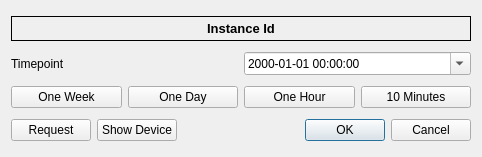
<?xml version="1.0" encoding="UTF-8"?>
<ui version="4.0">
 <class>Dialog</class>
 <widget class="QDialog" name="Dialog">
  <property name="geometry">
   <rect>
    <x>0</x>
    <y>0</y>
    <width>482</width>
    <height>157</height>
   </rect>
  </property>
  <property name="windowTitle">
   <string>Request Configuration - Time</string>
  </property>
  <layout class="QVBoxLayout" name="verticalLayout">
   <item>
    <widget class="QLabel" name="ui_instance_id">
     <property name="minimumSize">
      <size>
       <width>0</width>
       <height>0</height>
      </size>
     </property>
     <property name="maximumSize">
      <size>
       <width>16777215</width>
       <height>25</height>
      </size>
     </property>
     <property name="font">
      <font>
       <pointsize>10</pointsize>
       <weight>75</weight>
       <bold>true</bold>
      </font>
     </property>
     <property name="frameShape">
      <enum>QFrame::Box</enum>
     </property>
     <property name="text">
      <string>Instance Id</string>
     </property>
     <property name="alignment">
      <set>Qt::AlignCenter</set>
     </property>
    </widget>
   </item>
   <item>
    <layout class="QHBoxLayout" name="horizontalLayout_3">
     <item>
      <widget class="QLabel" name="timepoint_label">
       <property name="text">
        <string>Timepoint</string>
       </property>
      </widget>
     </item>
     <item>
      <widget class="QDateTimeEdit" name="ui_timepoint">
       <property name="currentSection">
        <enum>QDateTimeEdit::YearSection</enum>
       </property>
       <property name="displayFormat">
        <string>yyyy-MM-dd hh:mm:ss</string>
       </property>
       <property name="calendarPopup">
        <bool>true</bool>
       </property>
      </widget>
     </item>
    </layout>
   </item>
   <item>
    <layout class="QHBoxLayout" name="horizontalLayout">
     <item>
      <widget class="QPushButton" name="ui_one_week">
       <property name="text">
        <string>One Week</string>
       </property>
      </widget>
     </item>
     <item>
      <widget class="QPushButton" name="ui_one_day">
       <property name="text">
        <string>One Day</string>
       </property>
      </widget>
     </item>
     <item>
      <widget class="QPushButton" name="ui_one_hour">
       <property name="text">
        <string>One Hour</string>
       </property>
      </widget>
     </item>
     <item>
      <widget class="QPushButton" name="ui_ten_minutes">
       <property name="text">
        <string>10 Minutes</string>
       </property>
      </widget>
     </item>
    </layout>
   </item>
   <item>
    <layout class="QHBoxLayout" name="horizontalLayout_2">
     <item>
      <widget class="QPushButton" name="ui_request">
       <property name="text">
        <string>Request</string>
       </property>
      </widget>
     </item>
     <item>
      <widget class="QPushButton" name="ui_show_device">
       <property name="text">
        <string>Show Device</string>
       </property>
      </widget>
     </item>
     <item>
      <widget class="QDialogButtonBox" name="buttonBox">
       <property name="orientation">
        <enum>Qt::Horizontal</enum>
       </property>
       <property name="standardButtons">
        <set>QDialogButtonBox::Cancel|QDialogButtonBox::Ok</set>
       </property>
      </widget>
     </item>
    </layout>
   </item>
  </layout>
 </widget>
 <resources/>
 <connections>
  <connection>
   <sender>buttonBox</sender>
   <signal>accepted()</signal>
   <receiver>Dialog</receiver>
   <slot>accept()</slot>
   <hints>
    <hint type="sourcelabel">
     <x>248</x>
     <y>254</y>
    </hint>
    <hint type="destinationlabel">
     <x>157</x>
     <y>274</y>
    </hint>
   </hints>
  </connection>
  <connection>
   <sender>buttonBox</sender>
   <signal>rejected()</signal>
   <receiver>Dialog</receiver>
   <slot>reject()</slot>
   <hints>
    <hint type="sourcelabel">
     <x>316</x>
     <y>260</y>
    </hint>
    <hint type="destinationlabel">
     <x>286</x>
     <y>274</y>
    </hint>
   </hints>
  </connection>
 </connections>
</ui>
